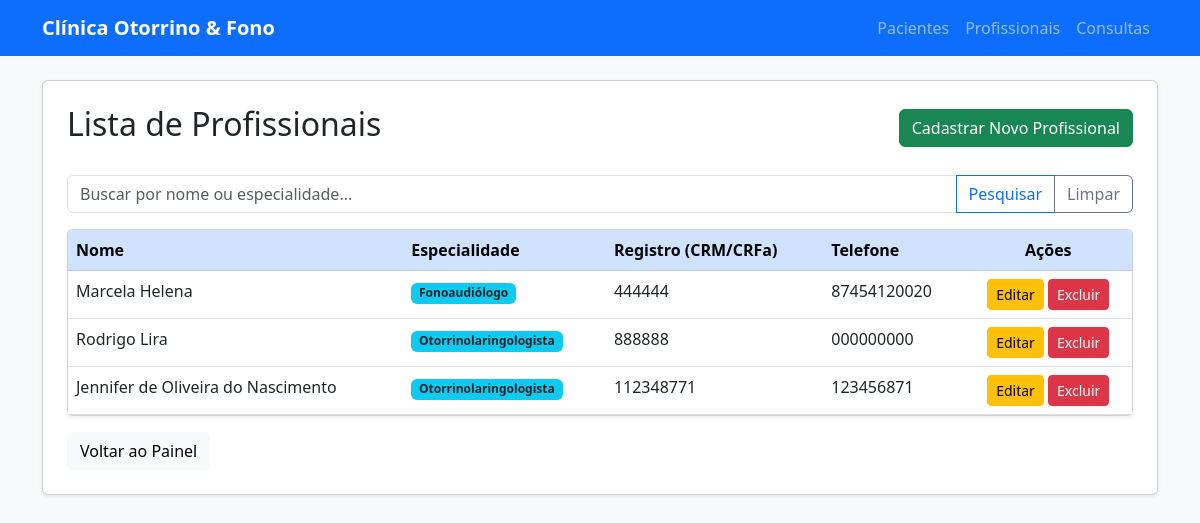
The app's page /logica/profissionais/ with its own data.
### logica/models.py (models this page shows, shortened)
class Profissional (models.Model):
    ESPECIALIDADE_CHOICES = [
        ('Otorrinolaringologista', 'Otorrinolaringologista'),
        ('Fonoaudiólogo', 'Fonoaudiólogo'),
    ]
    nome = models.CharField(max_length=100)
    especialidade = models.CharField(max_length=100,
        choices=ESPECIALIDADE_CHOICES,
        default='Fonoaudiólogo'
    )
    registro = models.CharField(max_length=20)
    telefone = models.CharField(max_length=15, null=True, blank=True)

### logica/views.py (the view)
# urls.py: path('profissionais/', views.profissional_list, name='profissional_list'),
def profissional_list(request):
    termo_busca = request.GET.get('busca')
    if termo_busca:
        profissionais = Profissional.objects.filter(Q(nome__icontains=termo_busca)  | Q(especialidade__icontains=termo_busca))
    else:
        profissionais = Profissional.objects.all()
    return render(request, 'logica/profissional_list.html', {'profissionais': profissionais})

### logica/templates/logica/profissional_list.html (shortened to what this page needs)
{% extends 'logica/base.html' %}
{% block content %}
<div class="d-flex justify-content-between align-items-center mb-4">
    <h2>Lista de Profissionais</h2>
    <a href="{% url 'criar_profissional' %}" class="btn btn-success">
        Cadastrar Novo Profissional
    </a>
</div>
<form method="GET" class="mb-3">
    <div class="input-group">
        <input type="text" name="busca" class="form-control" placeholder="Buscar por nome ou especialidade..." value="{{ request.GET.busca }}">
        <button class="btn btn-outline-primary" type="submit">Pesquisar</button>
        <a href="?" class="btn btn-outline-secondary">Limpar</a>
    </div>
</form>
<div class="card shadow-sm">
    <div class="card-body p-0">
        <table class="table table-hover mb-0">
            <thead class="table-primary">
                <tr>
                    <th>Nome</th>
                    <th>Especialidade</th>
                    <th>Registro (CRM/CRFa)</th>
                    <th>Telefone</th>
                    <th class="text-center">Ações</th>
                </tr>
            </thead>
            <tbody>
                {% for profissional in profissionais %}
                <tr>
                    <td>{{ profissional.nome }}</td>
                    <td>
                        <span class="badge bg-info text-dark">
                            {{ profissional.especialidade }}
                        </span>
                    </td>
                    <td>{{ profissional.registro }}</td>
                    <td>{{ profissional.telefone }}</td>
                    <td class="text-center">
                        <a href="{% url 'editar_profissional' profissional.id %}" class="btn btn-sm btn-warning">Editar</a>
                        <form action="{% url 'deletar_profissional' profissional.id %}"
                                method="POST"
                                style="display:inline;">
                                <button type="submit" class="btn btn-sm btn-danger">
                                    Excluir
                                </button>
                            </form>
                    </td>
                </tr>
                {% empty %}
                <tr>
                    <td colspan="5" class="text-center text-muted py-4">
                        Nenhum profissional cadastrado no sistema.
                    </td>
                </tr>
                {% endfor %}
            </tbody>
        </table>
    </div>
</div>
<div class="mt-3">
    <a href="{% url 'home' %}" class="btn btn-light">Voltar ao Painel</a>
</div>
{% endblock %}

### records on screen
Profissional: nome "Marcela Helena", especialidade "Fonoaudiólogo", registro "444444", telefone "87454120020"
Profissional: nome "Rodrigo Lira", especialidade "Otorrinolaringologista", registro "888888", telefone "000000000"
Profissional: nome "Jennifer de Oliveira do Nascimento", especialidade "Otorrinolaringologista", registro "112348771", telefone "123456871"
